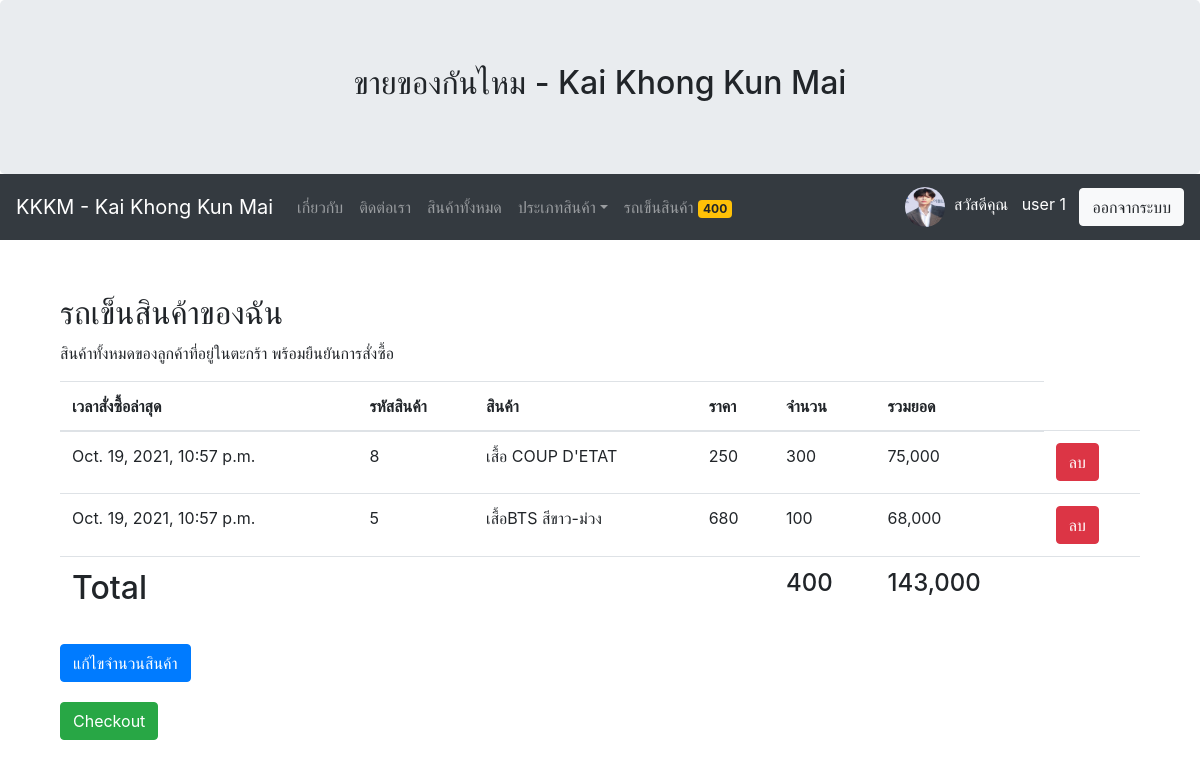
Screenshot of /mycart/ (signed in) with the database file from the repository.
### myapp/models.py (models this page shows, shortened)
class Profile(models.Model):
	user = models.OneToOneField(User,on_delete=models.CASCADE)
	photo = models.ImageField(upload_to="gallery_photo_profile",null=True,blank=True,default='dafaultprofile.png')
	usertype = models.CharField(max_length=100,default='member')
	cartquan = models.IntegerField(default=0) #เก็บจำนวนสินค้าในตะกร้า

class Cart(models.Model):
	user = models.ForeignKey(User,on_delete=models.CASCADE) #อ้างอิงถึง User
	productid = models.CharField(max_length=100) # id from database
	productname = models.CharField(max_length=100)
	price = models.IntegerField()
	quantity = models.IntegerField()
	total = models.IntegerField()
	stamp = models.DateTimeField(auto_now_add=True,blank=True,null=True)

### myapp/views.py (the view, shortened to what this page needs)
# urls.py: path('mycart/',MyCart,name='mycart-page'),
def MyCart(request):
	username = request.user.username #ออกมาเป็น string
	user = User.objects.get(username=username) #ออกมาเป็น objects
	context = {}
	mycart = Cart.objects.filter(user=user) #ใช้ .get ไม่ได้ เพราะ multiple (มีหลายอัน) ต้องใช้ filter เพราะ มีหลาย record
	count = sum([ c.quantity for c in mycart])
	total = sum([ c.total for c in mycart])
	context['mycart'] = mycart
	context['count'] = count
	context['total'] = total
	return render(request,'myapp/mycart.html',context)

### myapp/template/myapp/mycart.html (shortened to what this page needs)
{% extends 'myapp/base.html' %}
{% load humanize %}
{% block article %}
<br>
<div class="container">
	  <h2>รถเข็นสินค้าของฉัน</h2>
	  <p>สินค้าทั้งหมดของลูกค้าที่อยู่ในตะกร้า พร้อมยืนยันการสั่งซื้อ</p>
	  <table class="table">
	    <thead>
		<tr>
		  <th>เวลาสั่งซื้อล่าสุด</th>
		  <th>รหัสสินค้า</th>
		  <th>สินค้า</th>
		  <th>ราคา</th>
		  <th>จำนวน</th>
		  <th>รวมยอด</th>
		</tr>
	    </thead>
	    <tbody>
	    {% for pd in mycart %}
		<tr>
		  <td>{{pd.stamp}}</td>
		  <td>{{pd.productid}}</td>
		  <td>{{pd.productname}}</td>
		  <td>{{pd.price|intcomma}}</td>
		  <td>{{pd.quantity}}</td>
		  <td>{{pd.total|intcomma}}</td>
		  <th>
		  <form method="POST" id="form{{pd.productid}}" onsubmit="return confirm('ยืนยันการลบสินค้าใช่หรือไม่?');" >
		  	<button type="submit" form="form{{pd.productid}}" class="btn btn-danger">ลบ</button>
		  </form>
		  </th>
		</tr>
	    {% endfor %}
	    <tr>
	    	<td><h2>Total</h2></td>
	    	<td></td>
	    	<td></td>
	    	<td></td>
	    	<td><h4>{{count}}</h4></td>
	    	<td><h4>{{total|intcomma}}</h4></td>
	    	<td></td>
	    </tr>
	    </tbody>
	  </table>
	  <a href="{% url 'mycartedit-page' %}" class="btn btn-primary">แก้ไขจำนวนสินค้า</a>
	  <div style="padding:10px;"></div>
	  <a href="{% url 'checkout-page' %}" class="btn btn-success">Checkout</a>
</div>
{% endblock article %}

### myapp/template/myapp/base.html (shortened to what this page needs)
<!DOCTYPE html>
<html lang="en">
<head>
  <link rel="stylesheet" href="https://maxcdn.bootstrapcdn.com/bootstrap/4.5.2/css/bootstrap.min.css">
</head>
<body>
<div class="jumbotron text-center" style="margin-bottom: 0;">
  <h2>ขายของกันไหม - Kai Khong Kun Mai</h2>
</div>
<nav class="navbar navbar-expand-sm bg-dark navbar-dark">
  <a class="navbar-brand" href="{% url 'home-page' %}">KKKM - Kai Khong Kun Mai</a>
  <div class="collapse navbar-collapse" id="collapsibleNavbar">
                <ul class="navbar-nav mr-auto">
                  <li class="nav-item">
                    <a class="nav-link" href="{% url 'about-page' %}">เกี่ยวกับ</a>
                  </li>
                  <li class="nav-item">
                    <a class="nav-link" href="{% url 'contact-page' %}">ติดต่อเรา </a>
                  </li>
                  <li class="nav-item">
                    <a class="nav-link" href="{% url 'allproduct-page' %}">สินค้าทั้งหมด</a>
                  </li>
                   <li class="nav-item dropdown">
                    <a class="nav-link dropdown-toggle" href="#" id="dropdown01" data-toggle="dropdown" aria-haspopup="true" aria-expanded="false">
                      ประเภทสินค้า</a>
                  </li>
                  {% if user.is_authenticated and user.profile.usertype == 'member' %}
                  <li class="nav-item">
                    <a class="nav-link" href="{% url 'mycart-page' %}">รถเข็นสินค้า&nbsp<span class="badge badge-warning">{{user.profile.cartquan}}</span></a>
                  </li>
                  {% endif %}
                </ul>
                          {% if user.is_authenticated %}
                            <img src="{{user.profile.photo.url}}" width="40" height="40" class="rounded-circle">&nbsp&nbsp
                            <p style="color: white; margin-top: 10px">สวัสดีคุณ&nbsp&nbsp {{ user.first_name }}
                            {{ user.last_name }} &nbsp&nbsp </p>
                            <a class="btn btn-light" href="{% url 'logout' %}">ออกจากระบบ</a>
                          {% else %}
                            <a class="btn btn-primary" href="{% url 'register-page' %}">สมัครสมาชิก</a>&nbsp&nbsp&nbsp
                            <a class="btn btn-primary" href="{% url 'login' %}">เข้าสู่ระบบ</a>
                          {% endif %}
  </div>
</nav>
<div class="container" style="margin-top: 30px;">
  {% block article %}
  {% endblock article %}
</div>
</body>
</html>

### rows the page displays
Cart: stamp "Oct. 19, 2021, 10:57 p.m.", productid "8", productname "เสื้อ COUP D'ETAT", price "250", quantity "300", total "75,000"
Cart: stamp "Oct. 19, 2021, 10:57 p.m.", productid "5", productname "เสื้อBTS สีขาว-ม่วง", price "680", quantity "100", total "68,000"

### other values shown
{{ user.profile.cartquan }} "400"
{{ user.first_name }} "user"
{{ user.last_name }} "1"
{{ count }} "400"
{{ total|intcomma }} "143,000"
